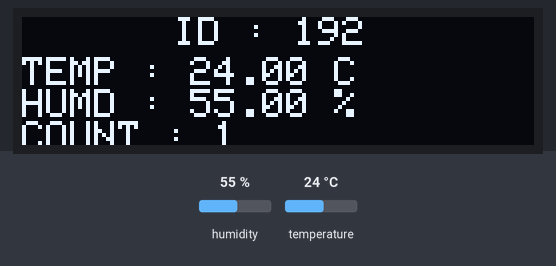
This sketch was run on a simulated STM32 Blue Pill. Shown: 128×32 one-colour display. Inputs (shaded band) come from the test bench; at power-on: humidity 55 %, temperature 24 °C. The display library's start-up logo is not drawn; no radio packets arrive unless stated.

Above: at 3.2 s.
3.3 s: humidity set to 22 %
At 13.2 s:
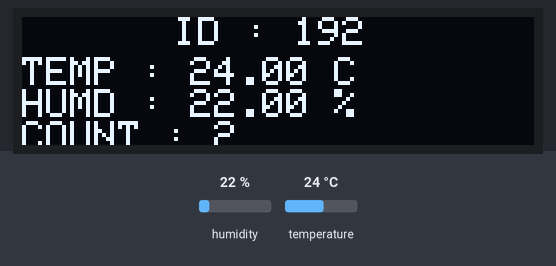
13.6 s: temperature set to 12 °C
At 23.3 s:
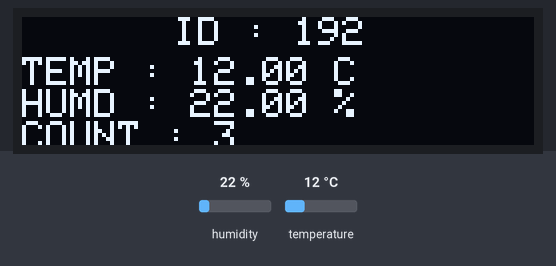
23.6 s: humidity set to 40 %
At 33.4 s:
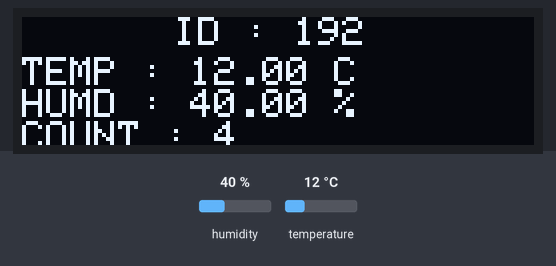
33.7 s: temperature set to 19 °C
At 43.6 s:
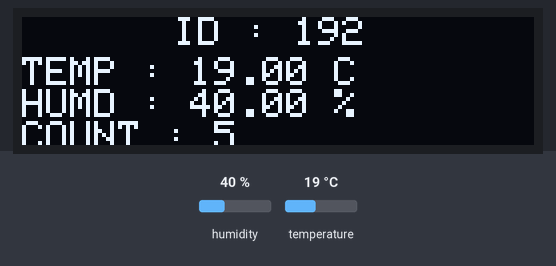
Timing chart, 0 to 44.7 s (numbered marks = the images above; inputs shaded):
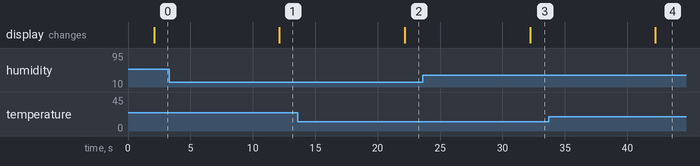

The sketch:

SX1276_DHT11_SSD1306_SENDER.ino
```cpp
#include <SPI.h>
#include <LoRa.h>
#include "DHT.h"
#include <Wire.h>
#include <Adafruit_GFX.h>
#include <Adafruit_SSD1306.h>

#define SCREEN_WIDTH 128 // OLED display width, in pixels
#define SCREEN_HEIGHT 32 // OLED display height, in pixels

#define OLED_RESET     -1 // Reset pin # (or -1 if sharing Arduino reset pin)
Adafruit_SSD1306 display(SCREEN_WIDTH, SCREEN_HEIGHT, &Wire, OLED_RESET);

#define NSS_PIN PA4
#define RESET_PIN PB0
#define DIO0_PIN PA1

#define DHTPIN PA9
#define DHTTYPE DHT11
DHT dht(DHTPIN, DHTTYPE);
int count = 0;
byte id = 0xC0;

long lastSendTime = 0;
bool mode = true; //true : 도씨

void setup() {
  pinMode(NSS_PIN, OUTPUT);
  digitalWrite(NSS_PIN, HIGH);

  pinMode(RESET_PIN, OUTPUT);
  digitalWrite(RESET_PIN, HIGH);

  LoRa.setPins(NSS_PIN, RESET_PIN, DIO0_PIN);
  LoRa.setTxPower(20);

  Serial.begin(9600);

  if (!LoRa.begin(923100000)) {
    Serial.println("Starting LoRa failed!");
    while (1);
  }

  if(!display.begin(SSD1306_SWITCHCAPVCC, 0x3C)) { // Address 0x3C for 128x32
    Serial.println(F("SSD1306 allocation failed"));
    for(;;);
  }
  dht.begin();
  display.display(); // 빈 화면 표시
  delay(2000);  // 2초 대기
  display.clearDisplay(); // 디스플레이 지우기
}

void loop() {


  float h = dht.readHumidity();
  float t = dht.readTemperature();


  byte a = (int)(h*100) >> 8;
  byte b = (int)(h*100) & 0b11111111;
  byte c = (int)(t*100) >> 8;
  byte d = (int)(t*100) & 0b11111111;


  LoRa.beginPacket();

  LoRa.write(a);
  LoRa.write(b);
  LoRa.write(c);
  LoRa.write(d);
  LoRa.write(id);

  LoRa.endPacket(true);
  count++;


  display.clearDisplay();
  display.setTextSize(1);
  display.setTextColor(SSD1306_WHITE);
  display.setCursor(38,0);

  display.println("ID : 192");

  display.setTextSize(1);
  display.setTextColor(SSD1306_WHITE);
  display.setCursor(0, 10);
  display.print("TEMP : ");
  display.print(t);
  display.println(" C");
  display.print("HUMD : ");
  display.print(h);
  display.println(" %");
  display.print("COUNT : ");
  display.println(count);


    display.display(); // 디스플레이 업데이트
    delay(10000);
  }
```

Measured:
- after the input at 3.3 s, the display: changes after 8.8 s (image 1)
- after the input at 13.6 s, the display: changes after 8.6 s (image 2)
- after the input at 23.6 s, the display: changes after 8.6 s (image 3)
- after the input at 33.7 s, the display: changes after 8.5 s (image 4)
